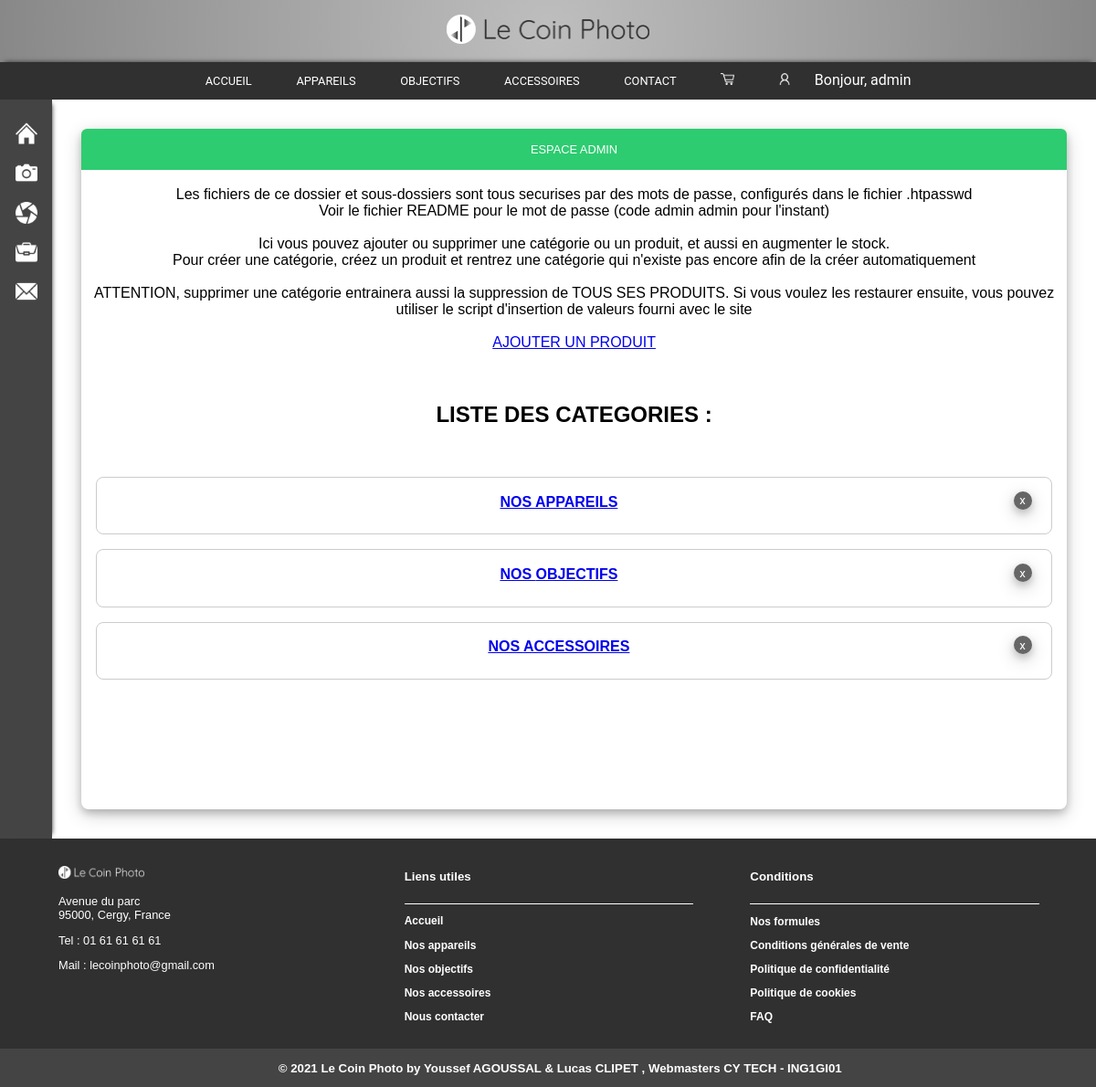
The page /Modèles/LeCoinPhoto_2020/admin/secured.php (signed in) on the database its author committed.
### tables this page shows
CREATE TABLE IF NOT EXISTS `categories` (
  `ID` int NOT NULL AUTO_INCREMENT,
  `categorie` varchar(20) NOT NULL DEFAULT 'inconnu',
  `icone` varchar(255) NOT NULL DEFAULT 'blankWhite.png',
  PRIMARY KEY (`ID`),
  UNIQUE KEY `categorie` (`categorie`)
);

### Modèles/LeCoinPhoto_2020/bdd/bdd.php (called while the page is built, shortened)
<?php
function connectBDD()
{
	try
	{
		$bdd = new PDO("mysql:host=".$_SESSION['bddData']['host'].";dbname=".$_SESSION['bddData']['db'], $_SESSION['bddData']['user'], $_SESSION['bddData']['pwd']);
		$bdd->setAttribute(PDO::ATTR_ERRMODE, PDO::ERRMODE_EXCEPTION);
	}
	catch (PDOException $e)
	{
		echo('Erreur de connexion : '.$e->getMessage());
        $bdd=false;
        exit();
	}
	return $bdd;
}
function getCategories()
{
    try {
        $bdd=connectBDD();
        $reponse = $bdd->query('SELECT * FROM categories ORDER BY ID');
        $reponse->setFetchMode(PDO::FETCH_ASSOC);
    } catch (PDOException $e) {
        $reponse=null;
    }
    return $reponse;
}
?>

### Modèles/LeCoinPhoto_2020/admin/secured.php (the view, shortened to what this page needs)
<?php
require_once($_SERVER['DOCUMENT_ROOT']."/ING1GI1-AGOUSSAL-CLIPET/LeCoinPhoto/bdd/bdd.php");
$style="Panier";
ob_start();?>
<div class="pagedroite">
    <div class="bloc">
        <div class="titresection"><p>ESPACE ADMIN</p></div><br>
			Les fichiers de ce dossier et sous-dossiers sont tous securises par des mots de passe, configurés dans le fichier .htpasswd<br>
			Voir le fichier README pour le mot de passe (code admin admin pour l'instant)<br> <br>
            Ici vous pouvez ajouter ou supprimer une catégorie ou un produit, et aussi en augmenter le stock.
            <br>Pour créer une catégorie, créez un produit et rentrez une catégorie qui n'existe pas encore afin de la créer automatiquement <br><br>
            ATTENTION, supprimer une catégorie entrainera aussi la suppression de TOUS SES PRODUITS. Si vous voulez les restaurer ensuite, vous pouvez utiliser le script d'insertion de valeurs fourni avec le site
            <br><br> <a href='/ING1GI1-AGOUSSAL-CLIPET/LeCoinPhoto/admin/navigation/ajouterProduit.php'> AJOUTER UN PRODUIT </a>
            <br><br><br> <h2> LISTE DES CATEGORIES : </h2><br>
            <?php $reponse=getCategories();
            if($reponse!=null)
            {
                while ($donnees = $reponse->fetch() )
                {
                    $cat=$donnees['categorie']; ?>
                <div class="panier">
                    <div class="midCenter">
                        <a href="/ING1GI1-AGOUSSAL-CLIPET/LeCoinPhoto/admin/navigation/liste.php?cat=<?=$cat?>"><strong>NOS <?=strtoupper($cat)?></strong></a> <br>
                    </div>
                    <form method='POST' onsubmit="return deleteConfirm('categorie')" action="/ING1GI1-AGOUSSAL-CLIPET/LeCoinPhoto/admin/php/deleteCategorie.php">
                        <input class="boutonSupprCategorie" type="submit" value="x"/>
                    </form>
                </div>
                <?php
                }
            } ?>
            <br><br><br><br><br><br><br>
    </div>
</div>
</div>
<?php $content=ob_get_clean();
require_once($_SERVER['DOCUMENT_ROOT']."/ING1GI1-AGOUSSAL-CLIPET/LeCoinPhoto/php/template.php");
?>

### Modèles/LeCoinPhoto_2020/php/template.php (shortened to what this page needs)
<?php require_once($_SERVER['DOCUMENT_ROOT']."/ING1GI1-AGOUSSAL-CLIPET/LeCoinPhoto/bdd/bdd.php");?>
<!DOCTYPE html>
<html>
    <head>
        <link rel="stylesheet" type="text/css" href="/ING1GI1-AGOUSSAL-CLIPET/LeCoinPhoto/css/style<?= $style;?>.css"/>
        <div id="titre">
            <img src="/ING1GI1-AGOUSSAL-CLIPET/LeCoinPhoto/img/lcpLogo2.png" alt="Le coin photo" title="Le coin photo, vendeur de matériel photo" onclick="location.href='/ING1GI1-AGOUSSAL-CLIPET/LeCoinPhoto/index.php'">
        </div>
        <div class="navbar">
            <a href="/ING1GI1-AGOUSSAL-CLIPET/LeCoinPhoto/index.php" <?=@$btnAccueil?>><p>ACCUEIL</p></a>
        <?php
        $reponse=getCategories();
        if($reponse!=null)
        {
            while ($donnees = $reponse->fetch() )
            {
                $cat=$donnees['categorie']; ?>
                <a href="/ING1GI1-AGOUSSAL-CLIPET/LeCoinPhoto/navigation/produits.php?cat=<?=$cat?>" <?=@${"btn".$cat};?>><p><?=strtoupper($cat)?></p></a>
                <?php
            }
        } ?>
        <a href="/ING1GI1-AGOUSSAL-CLIPET/LeCoinPhoto/navigation/contact.php" <?=@$btnContact?>><p>CONTACT</p></a>
        <?php
        if (isset($_SESSION['profil']['login']))
        { ?>
            <a href="/ING1GI1-AGOUSSAL-CLIPET/LeCoinPhoto/navigation/panier.php"><img src="/ING1GI1-AGOUSSAL-CLIPET/LeCoinPhoto/img/cart.png" class="icon2" title="MON PANIER"></a>
            <a href="/ING1GI1-AGOUSSAL-CLIPET/LeCoinPhoto/navigation/profil.php"><img src="/ING1GI1-AGOUSSAL-CLIPET/LeCoinPhoto/img/user.png" class="icon2" title="MON PROFIL"></a>
            Bonjour, <?=$_SESSION['profil']['nom'];?>
        <?php
        }
        else{
        ?>
           <a href="/ING1GI1-AGOUSSAL-CLIPET/LeCoinPhoto/navigation/connexion.php"><img src="/ING1GI1-AGOUSSAL-CLIPET/LeCoinPhoto/img/user.png" class="icon2" title="SE CONNECTER"></a>
        <?php
        }
        ?>
        </div>
    </head>
    <body>
        <div class="box">
            <div class="pagegauche">
                <div class="navbar2">
                    <a href="/ING1GI1-AGOUSSAL-CLIPET/LeCoinPhoto/index.php" <?=@$btnAccueil?>><img src="/ING1GI1-AGOUSSAL-CLIPET/LeCoinPhoto/img/home.png" class="icon" alt="accueil" title="accueil"><br></a><br>
                   <?php
                    $reponse=getCategories();
                    if($reponse!=null)
                    {
                        while ($donnees = $reponse->fetch() )
                        {
                            $cat=$donnees['categorie'];
                            $icon=$donnees['icone'];?>
                            <a href="/ING1GI1-AGOUSSAL-CLIPET/LeCoinPhoto/navigation/produits.php?cat=<?=$cat?>" <?=@${"btn".$cat}?> ><img src="/ING1GI1-AGOUSSAL-CLIPET/LeCoinPhoto/img/<?=$icon?>" class="icon" alt="<?=$cat?>" title="<?=$cat?>" onerror="this.onerror=null; this.src='/ING1GI1-AGOUSSAL-CLIPET/LeCoinPhoto/img/blankWhite.png'" ><br></a><br>
                        <?php
                        }
                    } ?>
                    <a href="/ING1GI1-AGOUSSAL-CLIPET/LeCoinPhoto/navigation/contact.php" <?=@$btnContact?>><img src="/ING1GI1-AGOUSSAL-CLIPET/LeCoinPhoto/img/mail.png" class="icon" alt="contact" title="contact"><br></a>
                </div>
            </div>
<?=$content;?>
    </body>
    <footer>
        <div id="container">
            <div id="footerAdresses" class="colonneFooter">
                <br><img src="/ING1GI1-AGOUSSAL-CLIPET/LeCoinPhoto/img/leCoinPhoto.png" alt="Le coin photo" title="Le coin photo, vendeur de matériel photo">
                <p style="font-size: 0.8em;"> Avenue du parc<br>95000, Cergy, France
                </p>
                <p style="font-size: 0.8em;">Tel : 01 61 61 61 61</p>
                <p style="font-size: 0.8em;">Mail : lecoinphoto@gmail.com</p>
            </div>
            <div id="footerLinks" class="colonneFooter">
                <h5>Liens utiles</h5>
                <hr size="1" width="100%" color="white">
                <a href="/ING1GI1-AGOUSSAL-CLIPET/LeCoinPhoto/index.php">Accueil</a>
                <?php
                $reponse=getCategories();
                if($reponse!=null)
                {
                    while ($donnees = $reponse->fetch() )
                    {
                        $cat=$donnees['categorie']; ?>
                        <a href="/ING1GI1-AGOUSSAL-CLIPET/LeCoinPhoto/navigation/produits.php?cat=<?=$cat?>" <?=@${"btn".$cat};?>><p>Nos <?=$cat?></p></a>
                        <?php
                    }
                } ?>
                <a href="/ING1GI1-AGOUSSAL-CLIPET/LeCoinPhoto/navigation/contact.php"><p>Nous contacter</p></a>
            </div>
            <div id="footerConditions" class="colonneFooter">
                <h5>Conditions</h5>
                <hr size="1" width="100%" color="white">
                <a href="#"><p>Nos formules</p></a>
                <a href="#"><p>Conditions générales de vente</p></a>
                <a href="#"><p>Politique de confidentialité</p></a>
                <a href="#"><p>Politique de cookies</p></a>
                <a href="#"><p>FAQ</p></a>
            </div>
        </div>
        <div class="mention">
            <h5 id="mentions">&copy; 2021 Le Coin Photo by
            <a href="mailto:agoussalyo@eisti.eu" title="Envoyer un mail">Youssef AGOUSSAL</a> &amp; <a href="mailto:clipetluca@eisti.eu" title="Envoyer un mail">Lucas CLIPET</a>
            , Webmasters CY TECH - ING1GI01</h5>
        </div>
    </footer>
</html>

### LeCoinPhoto/src/main/resources/static/css/stylePanier.css (style rules this page uses)
.icon { width: 70%; }
.bloc { text-align: center; }
.panier { display: flex; padding: 0.5em; margin: 1em; border: 1px solid #cccccc; border-radius: 0.5em; text-align: center; }
.midCenter { flex: 3 1 0; margin-top: 0.6em; }
.boutonSupprCategorie { font-family: 'Roboto', sans-serif; height: 1.5em; width: 1.5em; margin-right: 1em; margin-top: 0.5em; margin-bottom: 1.4em; border-radius: 0.75em; box-sizing: border-box; border:none; overflow-wrap: break-word; background-color: #666666; color: white; box-shadow: 0 4px 8px 0 #00000033, 0 6px 20px 0 #00000033; resize: none; }

### LeCoinPhoto/src/main/resources/static/css/style.css (style rules this page uses)
#titre { text-align: center; color: #303030; font-family: Arial, Helvetica, sans-serif; background: radial-gradient(circle, rgba(190,190,190,1) 0%, #888888 100%); opacity: 1; }
#titre img { display: inline-block; height: 2em; padding: 1em; }
.navbar { z-index: 3; position: sticky; text-align: center; color:white; font-family: 'Roboto', sans-serif; top: 0; width: 100%; box-shadow: 0 -5px 5px -5px #333; background-color: #303030; overflow: auto; }
.navbar a { display: inline-block; color: white; text-align: center; font-size: 0.8em; padding-left: 1.75em; padding-right: 1.75em; text-decoration: none; background-color: #303030; }
.navbar2 a { vertical-align: center; background-color: #444444; font-size:0.75vw; font-family: Arial, Helvetica, sans-serif; color: black; text-align: center; display: inline-block; width: 60%; height: 60%; margin: auto; padding-top: 17%; padding-left: 10%; padding-right: 10%; padding-bottom: 13%; }
.icon { width: 70%; }
.icon2 { height: 1em; }
.box { display: flex; }
.pagegauche { position: relative; background-color: #444444; z-index: 1; flex: 1 1 0; text-align: center; padding-top: 1em;; box-shadow: 5px 0 5px -5px #333; }
.pagedroite { flex: 20 1 0; vertical-align: middle; text-align: center; font-family: Arial, Helvetica, sans-serif; }
footer { overflow: hidden; text-align: center; color: white; font-family: Arial, Helvetica, sans-serif; font-size: 1em; padding-top: 1%; background-color: #303030; }
footer a { color: white; font-weight: bold; text-decoration: none; }
#footerAdresses img { width:30%; }
#container { display: flex; margin-left: 2em; margin-right: 2em; font-size: 1em; padding-bottom: 1em; }
#container a { font-size: 0.75em; }
.colonneFooter { flex: 1 1 0; font-size: 1em; text-align: left; margin-left: 2em; margin-right: 2em; }
#mentions { margin: 0; padding: 1em; text-align: center; background-color: #444444; width: 100%; }
.bloc { box-shadow: 0 4px 8px 0 rgba(0, 0, 0, 0.2), 0 6px 20px 0 #00000030; border-radius: 0.5em; margin: 2em; }
.titresection { text-align: center; display: block; color : white; font-family: Arial, Helvetica, sans-serif; font-size: 0.8em; background-color:#2dcc70; padding: 0.2em; border-radius: 0.5em 0.5em 0em 0em; }
body { margin:0%; }

### rows shown on the page
categories: categorie "APPAREILS", icone (picture), categorie "appareils"
categories: categorie "OBJECTIFS", icone (picture), categorie "objectifs"
categories: categorie "ACCESSOIRES", icone (picture), categorie "accessoires"

### other values the page prints
$_SESSION['profil']['nom'] "admin"
